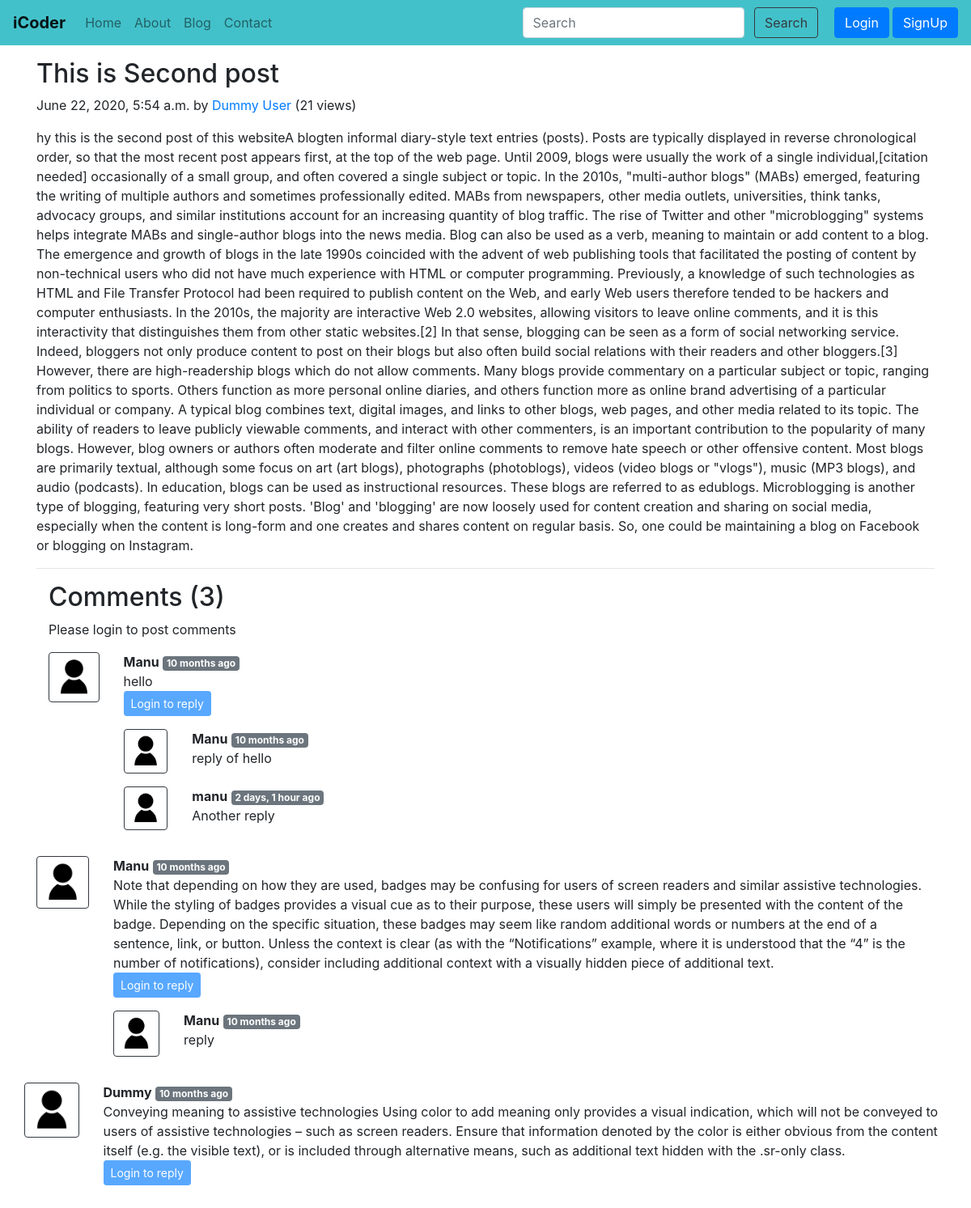
/blog/second-post/, run on the app's committed database.
### blog/models.py (models this page shows, shortened)
class Post(models.Model):
    sno = models.AutoField(primary_key=True)
    slug = models.CharField(max_length=130)
    views = models.IntegerField(default=0)
    title = models.CharField(max_length=255)
    content = models.TextField()
    author = models.CharField(max_length=50)
    timeStamp = models.DateTimeField(blank=True)

class BlogComment(models.Model):
    sno = models.AutoField(primary_key=True)
    comment = models.TextField()
    user = models.ForeignKey(User, on_delete=models.CASCADE)
    post = models.ForeignKey(Post, on_delete=models.CASCADE)
    parent = models.ForeignKey('self', on_delete=models.CASCADE, null=True)
    timeStamp = models.DateTimeField(default=now)

### blog/views.py (the view)
# urls.py: path('<str:slug>/', views.blogPost, name='home'),
def blogPost(request, slug):
    post = Post.objects.filter(slug=slug).first()
    post.views = post.views +1
    post.save()
    comments = BlogComment.objects.filter(post=post, parent=None)
    replies = BlogComment.objects.filter(post=post).exclude(parent=None)
    repDict = {}
    for reply in replies:
        if reply.parent.sno not in repDict.keys():
            repDict[reply.parent.sno] = [reply]
        else:
            repDict[reply.parent.sno].append(reply)
    context = {'post': post, 'comments': comments, 'repDict': repDict}
    return render(request, 'blog/blogPost.html', context)

### blog/templatetags/extras.py (called while the page is built)
@register.filter(name='get_val')
def get_val(dict, key):
    return dict.get(key)

### templates/blog/blogPost.html (shortened to what this page needs)
{% extends 'base.html' %}
{% block body %}
{% load humanize %}
{% load extras %}
<div class="container my-3">
  <div class="blog-post">
    <h2 class="blog-post-title">{{post.title}}</h2>
    <p class="blog-post-meta">{{post.timeStamp}} by <a href="/about">{{post.author}}</a> (<span>{{post.views}}
        views</span>)</p>
    <p>{{post.content| safe}}</p>
    <hr>
  </div>
  <div class="container">
    <div class="my-2">
      <h2>Comments ({{comments.count}})</h2>
      {% if user.is_authenticated %}
      <form action="/blog/postComment" method="post">{% csrf_token %}
        <div class="form-group">
          <input type="hidden" name="postSno" value="{{post.sno}}">
          <input type="hidden" name="parentSno" value="">
          <label for="postcomment">Post Comment</label>
          <input type="text" class="form-control" id="postcomment" name="postcomment" placeholder="Enter Comment here">
        </div>
        <button type="submit" class="btn btn-primary">Submit</button>
      </form>
    </div>
    {% else %}
    <p>Please login to post comments</p>
    {% endif %}
    {% for comment in comments %}
    <div class="row my-3">
      <div class="col-md-1">
        <img src="/static/img/hiclipart.com.png" alt="user" class="w-100 p-1 border border-dark rounded">
      </div>
      <div class="col-md-11"><b>{{comment.user.username}}</b> <span
          class="badge badge-secondary">{{comment.timeStamp| naturaltime}}</span>
        <div>{{comment.comment}}</div>
        <div class="reply mx-0">
          {% if user.is_authenticated %}
          <button class="btn btn-sm btn-primary" type="button" data-toggle="collapse"
            data-target="#replyBox{{comment.sno}}" aria-expanded="false" aria-controls="replyBox{{comment.sno}}">
            Reply
          </button>
          <div class="collapse" id="replyBox{{comment.sno}}">
            <div class="card card-body my-2">
              <form action="/blog/postComment" method="post">{% csrf_token %}
                <div class="form-group">
                  <input type="hidden" name="postSno" value="{{post.sno}}">
                  <input type="hidden" name="parentSno" value="{{comment.sno}}">
                  <label for="comment">Post a Reply</label>
                  <input type="text" class="form-control" id="comment" name="comment" placeholder="Enter Comment here">
                </div>
                <button type="submit" class="btn btn-primary">Submit</button>
              </form>
            </div>
          </div>
          {% else %}
          <button class="btn btn-sm btn-primary disabled" type="button" data-toggle="collapse"
            data-target="#replyBox{{comment.sno}}" aria-expanded="false" aria-controls="replyBox{{comment.sno}}">
            Login to reply
          </button>
          {% endif %}
          <div class="replies my-2">
            {% for reply in repDict|get_val:comment.sno %}
            <div class="row my-3">
              <div class="col-md-1">
                <img src="/static/img/hiclipart.com.png" alt="user" class="w-100 p-1 border border-dark rounded">
              </div>
              <div class="col-md-11"><b>{{reply.user.username}}</b>
                <span class="badge badge-secondary">{{reply.timeStamp| naturaltime}}</span>
                <div>{{reply.comment}}</div>
              </div>
            </div>
            {% endfor %}
          </div>
        </div>
      </div>
      {% endfor %}
    </div>
    {% endblock body %}

### templates/base.html (shortened to what this page needs)
<!doctype html>
<html lang="en">
<head>
  <link rel="stylesheet" href="https://stackpath.bootstrapcdn.com/bootstrap/4.5.0/css/bootstrap.min.css"
>
</head>
<body>
  <nav class="navbar navbar-expand-lg navbar-light" style="background-color: #43C1CA;">
    <a class="navbar-brand" href="/"><b>iCoder</b></a>
    <div class="collapse navbar-collapse" id="navbarSupportedContent">
      <ul class="navbar-nav mr-auto">
        <li class="nav-item {% block homeactive %} {% endblock homeactive %}">
          <a class="nav-link" href="/">Home <span class="sr-only">(current)</span></a>
        </li>
        <li class="nav-item {% block aboutactive %} {% endblock aboutactive %}">
          <a class="nav-link" href="/about">About</a>
        </li>
        <li class="nav-item {% block blogactive %} {% endblock blogactive %}">
          <a class="nav-link" href="/blog">Blog</a>
        </li>
        <li class="nav-item {% block contactactive %} {% endblock contactactive %}">
          <a class="nav-link" href="/contact">Contact</a>
        </li>
      </ul>
      <div class="ml-auto form-inline">
      <form method="get" action="/search" class="my-2 my-lg-0 mx-3">
        <input class="form-control mr-sm-2" type="search" placeholder="Search" aria-label="Search" name="query"
          id="query">
        <button class="btn btn-outline-dark my-2 my-sm-0" type="submit">Search</button>
      </form>
      {% if user.is_authenticated %}
       <ul class="navbar-nav ml-auto">
      <li class="nav-item dropdown">
        <a class="nav-link dropdown-toggle" href="#" id="navbarDropdown" role="button" data-toggle="dropdown" aria-haspopup="true" aria-expanded="false">
          Welcome {{request.user}}
        </a>
        <div class="dropdown-menu" aria-labelledby="navbarDropdown">
          <a class="dropdown-item" href="/logout">Logout</a>
        </div>
      </li>
      </ul>
      {% else %}
      <button type="button" class="btn btn-primary ml-1" data-toggle="modal" data-target="#loginModal">
        Login
      </button>
      <button type="button" class="btn btn-primary ml-1" data-toggle="modal" data-target="#signupModal">
        SignUp
      </button>
      {% endif %}
      </div>
    </div>
  </nav>
  {% block body %}
  {% endblock body %}
</body>
</html>

### data on the page
Post: title "This is Second post", timeStamp "June 22, 2020, 5:54 a.m.", author "Dummy User", views "21", content "hy this is the second post of this websiteA blogten informal diary-style text entries (posts). Posts are typically displayed in reverse chronological order, so that the most recent post appears first, at the top of the web page. Until 2009, blogs were usually the work of a single individual,[citation needed] occasionally of a small group, and often covered a single subject or topic. In the 2010s, \"multi-author blogs\" (MABs) emerged, featuring the writing of multiple authors and sometimes professionally edited. MABs from newspapers, other media outlets, universities, think tanks, advocacy groups, and similar institutions account for an increasing quantity of blog traffic. The rise of Twitter…"
BlogComment: user.username "Manu", timeStamp "10 months ago", comment "hello"
BlogComment: user.username "Manu", timeStamp "10 months ago", comment "reply of hello"
BlogComment: user.username "manu", timeStamp "2 days, 1 hour ago", comment "Another reply"
BlogComment: user.username "Manu", timeStamp "10 months ago", comment "Note that depending on how they are used, badges may be confusing for users of screen readers and similar assistive technologies. While the styling of badges provides a visual cue as to their purpose, these users will simply be presented with the content of the badge. Depending on the specific situation, these badges may seem like random additional words or numbers at the end of a sentence, link, or button. Unless the context is clear (as with the “Notifications” example, where it is understood that the “4” is the number of notifications), consider including additional context with a visually hidden piece of additional text."
BlogComment: user.username "Manu", timeStamp "10 months ago", comment "reply"
BlogComment: user.username "Dummy", timeStamp "10 months ago", comment "Conveying meaning to assistive technologies Using color to add meaning only provides a visual indication, which will not be conveyed to users of assistive technologies – such as screen readers. Ensure that information denoted by the color is either obvious from the content itself (e.g. the visible text), or is included through alternative means, such as additional text hidden with the .sr-only class."

### other printed values
{{ comments.count }} "3"
